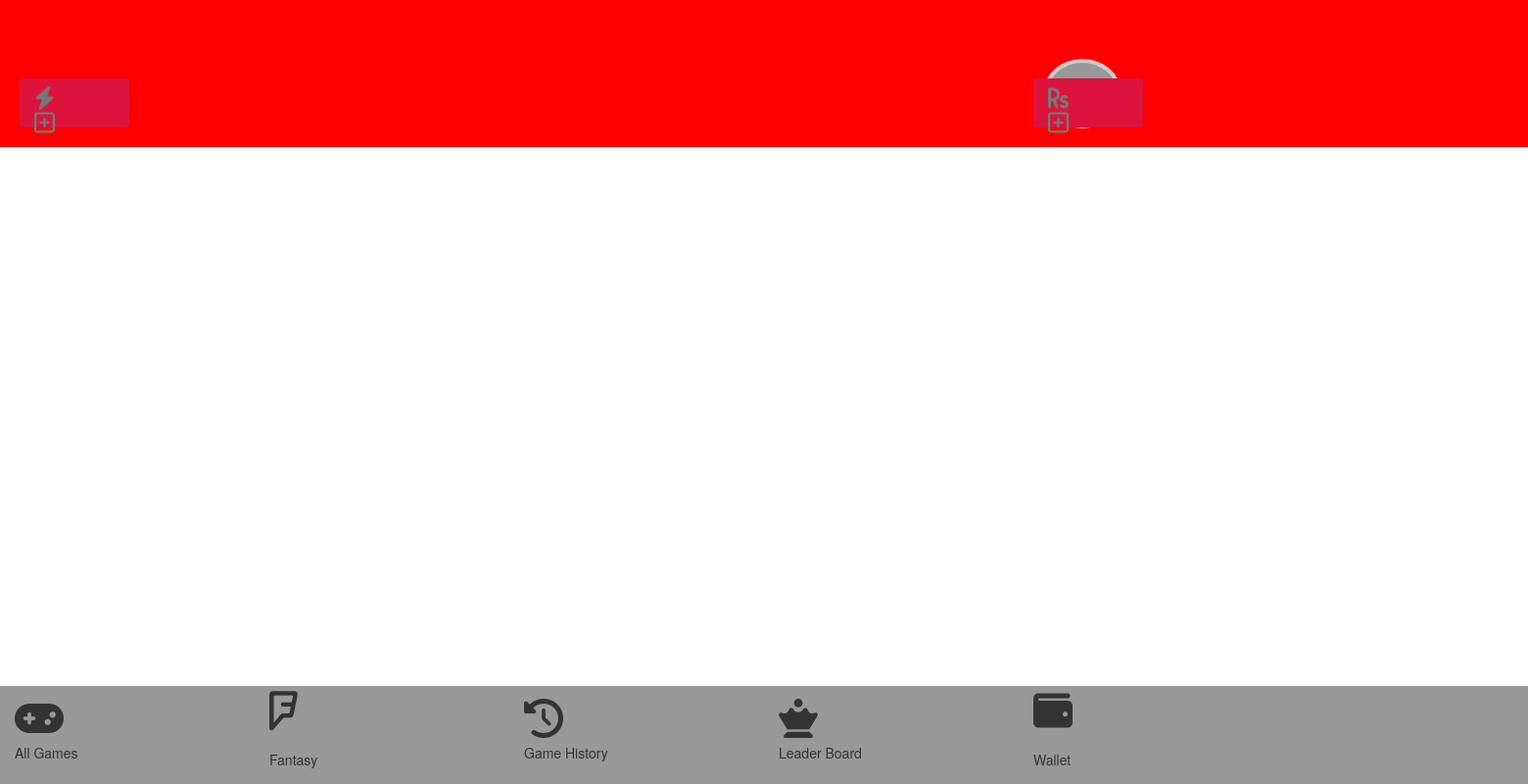
/all, run on an earlier commit of the app's database.
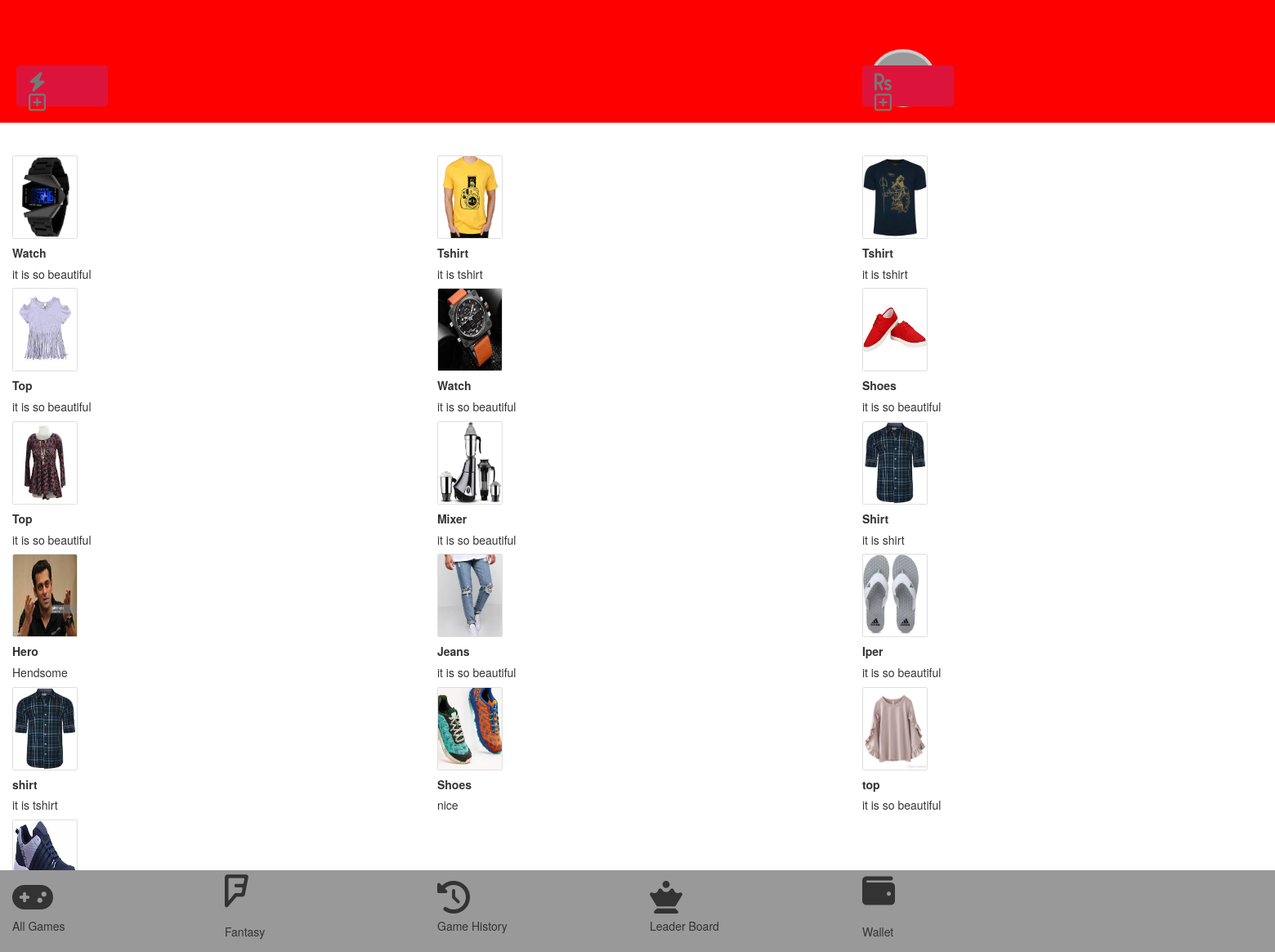
And on a later commit of the database.
### android/models.py (models this page shows)
class allview(models.Model):
    gameimg=models.ImageField(upload_to='allview/image', default="")
    title=models.CharField(max_length=50,default='')
    desc=models.CharField(max_length=100,default='')

### android/views.py (the view)
# urls.py: path('all', views.allimageview),
def allimageview(request):
    allresult=allview.objects.all()
    return render(request,'allview.html',{'allresult':allresult})

### templates/allview.html (shortened to what this page needs)
<!DOCTYPE html>
{% extends 'base.html'%}
{% block body_block %}
   <section id="head" style="background-color: red;height: 150px" >
   <div class="col-sm-4">
            <nav aria-label="breadcrumb"><br><br><br><br>
  <ol class="breadcrumb" style="width:112px;height: 50px;margin-left: 5px;background-color:crimson ">
    <li class="breadcrumb-item active" aria-current="page"><i class="fas fa-bolt"></i>&nbsp&nbsp&nbsp&nbsp&nbsp&nbsp&nbsp&nbsp&nbsp&nbsp&nbsp<i class="far fa-plus-square"></i></li>
  </ol>
</nav>
   </div>
    <div class="col-sm-4">
                        <div class="container"><br><br><br>
    <div class="picture-container">
        <div class="picture">
        </div>
    </div>
</div>
   </div>
    <div class="col-sm-4">
                     <nav aria-label="breadcrumb"><br><br><br><br>
  <ol class="breadcrumb" style="width:112px;height: 50px;margin-right:5px;background-color:crimson ">
    <li class="breadcrumb-item active" aria-current="page"><i class="fas fa-rupee-sign"></i>&nbsp&nbsp&nbsp&nbsp&nbsp&nbsp&nbsp&nbsp&nbsp&nbsp&nbsp<i class="far fa-plus-square"></i></li>
  </ol>
</nav>
   </div>
   </section>
    <br><br>
   <section >
        {% for i in allresult %}
            <div class="col-sm-4" >
          <div class="card" style="width:80px;">
              <img class="card-img-top" src="/media/{{ i.gameimg }}" alt="Card image" style="width:78px;height:100px;">
          </div>
<h5 class="card-title"  ><b>{{ i.title }}</b></h5>
<p class="card-title"  >{{ i.desc }}</p>
            </div>
        {% endfor %}
    </section>
    <section id="footer">
    <div class="col-sm-2">
        <i class="fas fa-gamepad hv"></i>
        <p style="display: flex">All Games</p>
    </div>
    <div class="col-sm-2">
        <i class="fab fa-foursquare"></i>
        <p style="display: flex">Fantasy</p>
    </div>
    <div class="col-sm-2">
        <i class="fas fa-history hi"></i>
        <p style="display: flex">Game History</p>
    </div>
    <div class="col-sm-2">
        <i class="fas fa-chess-queen li"></i>
        <p style="display: flex">Leader Board</p>
    </div>
    <div class="col-sm-2">
        <i class="fas fa-wallet wa"></i>
        <p style="display: flex">Wallet</p>
    </div>
    </section>
{% endblock %}

### templates/base.html (shortened to what this page needs)
<!doctype html>
{% load static %}
<html lang="en">
  <head>
    <link rel="stylesheet" href="https://maxcdn.bootstrapcdn.com/bootstrap/4.0.0/css/bootstrap.min.css">
<link rel="stylesheet" href="https://maxcdn.bootstrapcdn.com/bootstrap/3.3.7/css/bootstrap.min.css">
  </head>
<body>
{% block body_block %}
{% endblock %}
  </body>
</html>

### templates/base.html (style rules this page uses)
li { float: left; }
@media (min-width: 320px) { .col-sm-4 { width: 33.33%; float: left; } }
.far { font-size: 24px; }
.fas { font-size: 24px; }
#footer { position: fixed; bottom: 0; width: 100%; display: flex; height: 100px; align-items: center; background-color: #999999; }
.hv { font-size: 40px; height: 45px; }
.fab { font-size: 40px; height: 60px; }
.hi { font-size: 40px; height: 45px; }
.li { font-size: 40px; height: 45px; }
.wa { font-size: 40px; height: 60px; }
.picture-container { cursor: pointer; position: relative; text-align: center; }
.picture { width: 80px; height: 71px; background-color: #999999; border: 4px solid #CCCCCC; color: #FFFFFF; border-radius: 50%; margin: 0px auto; overflow: hidden; transition: all 0.2s; -webkit-transition: all 0.2s; }

What changed in the data, as far as the page shows it:
added allview: gameimg (picture), title "Watch", desc "it is so beautiful"
added allview: gameimg (picture), title "Tshirt", desc "it is tshirt"
added allview: gameimg (picture), title "Tshirt", desc "it is tshirt"
added allview: gameimg (picture), title "Top", desc "it is so beautiful"
added allview: gameimg (picture), title "Watch", desc "it is so beautiful"
added allview: gameimg (picture), title "Shoes", desc "it is so beautiful"
added allview: gameimg (picture), title "Top", desc "it is so beautiful"
added allview: gameimg (picture), title "Mixer", desc "it is so beautiful"
added allview: gameimg (picture), title "Shirt", desc "it is shirt"
added allview: gameimg (picture), title "Hero", desc "Hendsome"
added allview: gameimg (picture), title "Jeans", desc "it is so beautiful"
added allview: gameimg (picture), title "Iper", desc "it is so beautiful"
added allview: gameimg (picture), title "shirt", desc "it is tshirt"
added allview: gameimg (picture), title "Shoes", desc "nice"
added allview: gameimg (picture), title "top", desc "it is so beautiful"
added allview: gameimg (picture)
